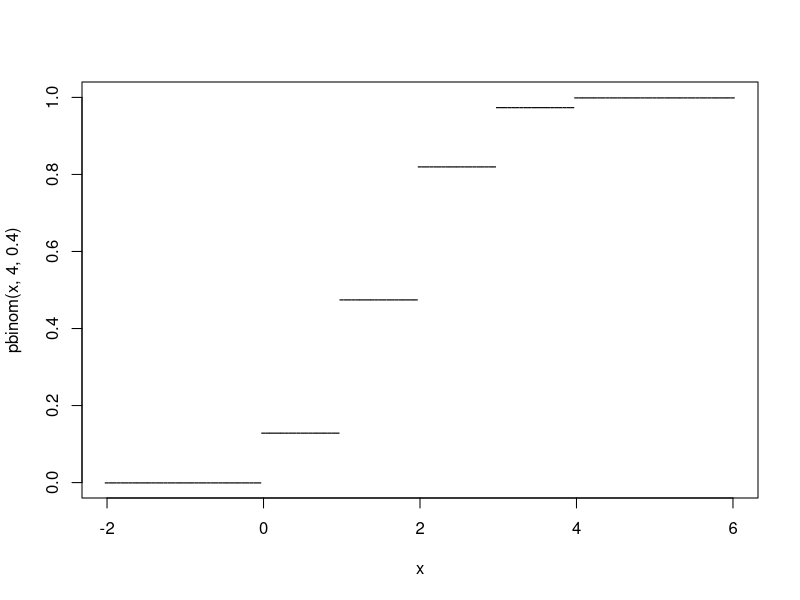
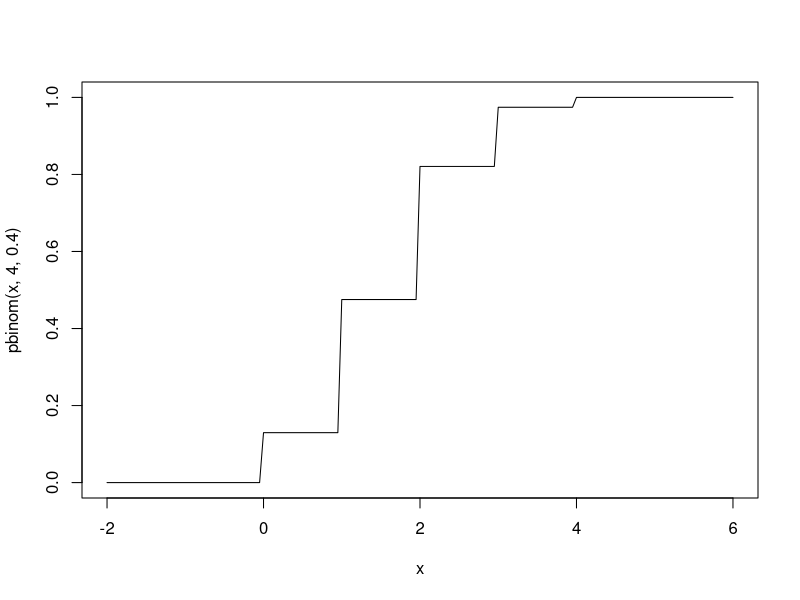
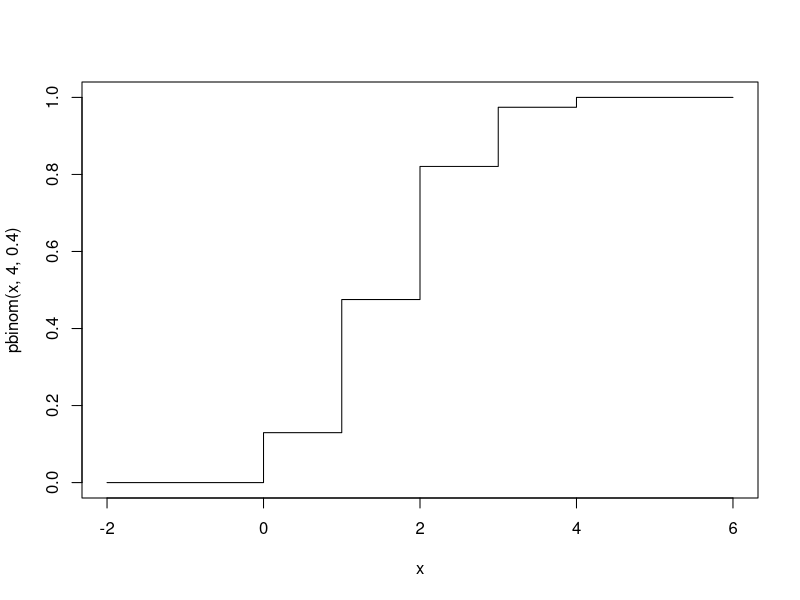
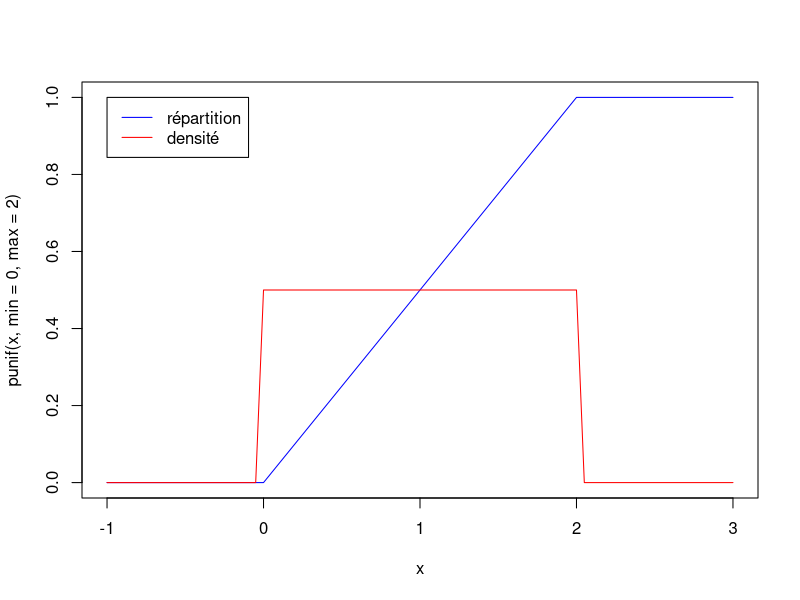
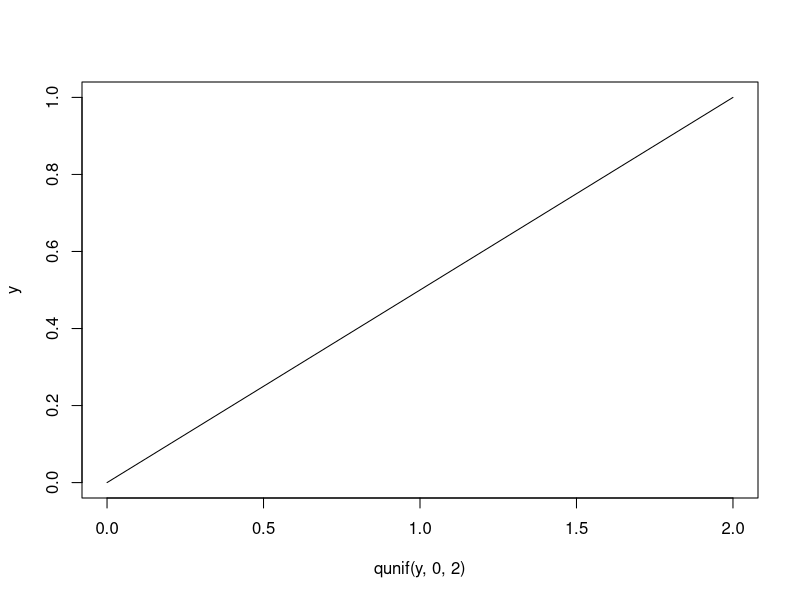
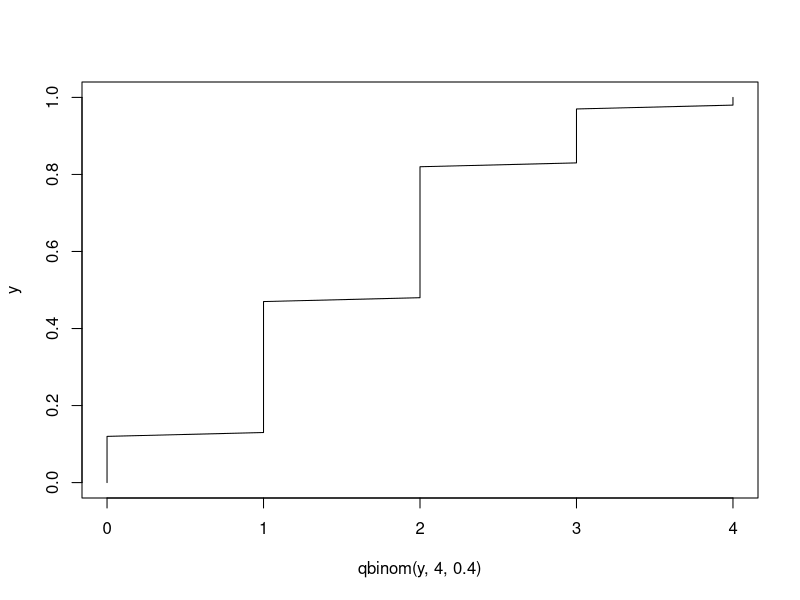
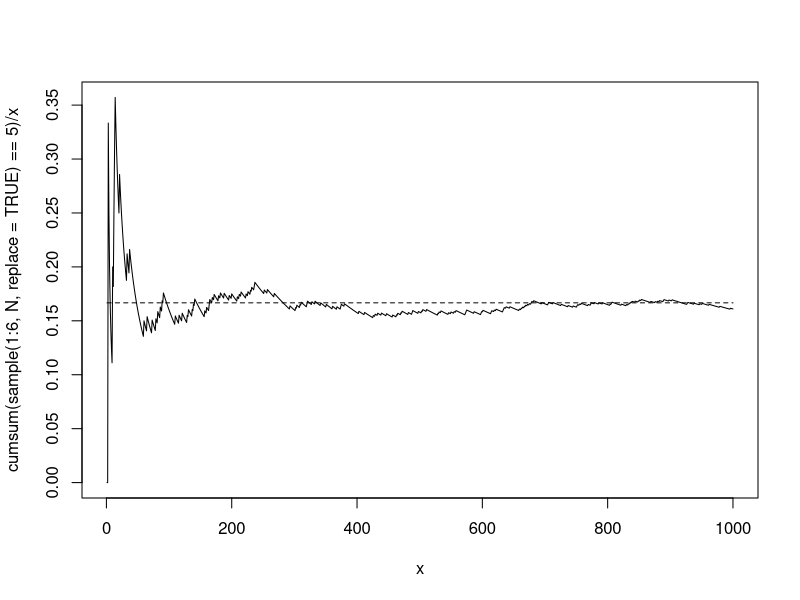
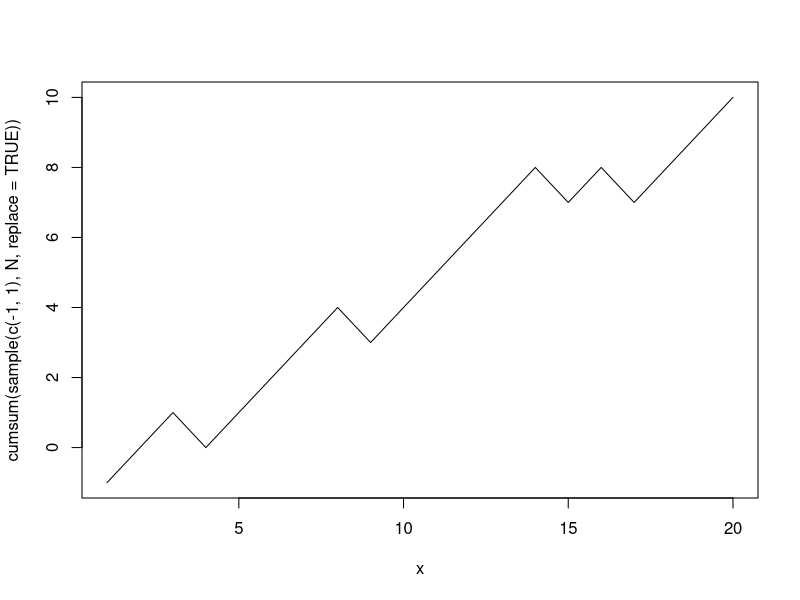

Generate these figures, in order, with R:
## ---- chunk 1
knitr::opts_chunk$set(echo = TRUE)
## ---- chunk 2
x <- seq(-2,6,by=0.05)
plot(x,pbinom(x,4,.4),pch='-')
## ---- chunk 3
x <- seq(-2,6,by=0.05)
plot(x,pbinom(x,4,.4),type='l')
## ---- chunk 4
x <- -2:6
plot(x,pbinom(x,4,.4),type='s')
## ---- chunk 5
x <- seq(-1,3,by=0.05)
plot(x,punif(x,min = 0,max = 2),col= 'blue',type = 'l')
lines(x,dunif(x,min = 0,max = 2),col='red',type = 'l')
legend(-1,1,legend=c("répartition","densité"), col=c("blue","red"),lty=c(1,1))
## ---- chunk 6
y<-seq(0,1,by=0.01)
plot(qunif(y,0,2),y,type='l')
## ---- chunk 7
y<-seq(0,1,by=0.01)
plot(qbinom(y,4,.4),y,type='l')
## ---- chunk 8
N = 1000
x <- 1:N
plot(x, cumsum(sample(1:6,N,replace=TRUE)==5)/x,type="l")
lines(x,rep(1/6,N),type="l",lty=2)
## ---- chunk 9
N = 20
x <- 1:N
plot(x, cumsum(sample(c(-1,1),N,replace=TRUE)),type="l")
## ---- chunk 10
N = 1000
x <- 1:N
plot(x, cumsum(rcauchy(N))/x,type="l")
## ---- chunk 11
N = 1000
x <- 1:N
plot(x, sapply(x, function(x){mean(rcauchy(x))}),type="l")
## ---- chunk 12
N = 10000
x <- 1:N
plot(x, log(x)*((cumsum(sample(1:6,N,replace=TRUE)==5)/x)-(1/6)),type="l")
lines(x,rep(0,N),type="l",lty=2)
## ---- chunk 13
N = 10000
x <- 1:N
plot(x, sqrt(x)*((cumsum(sample(1:6,N,replace=TRUE)==5)/x)-(1/6)),type="l")
lines(x,rep(0,N),type="l",lty=2)
## ---- chunk 14
N = 10000
x <- 1:N
plot(x, ((cumsum(sample(1:6,N,replace=TRUE)==5))-(x/6)),type="l")
lines(x,rep(0,N),type="l",lty=2)
